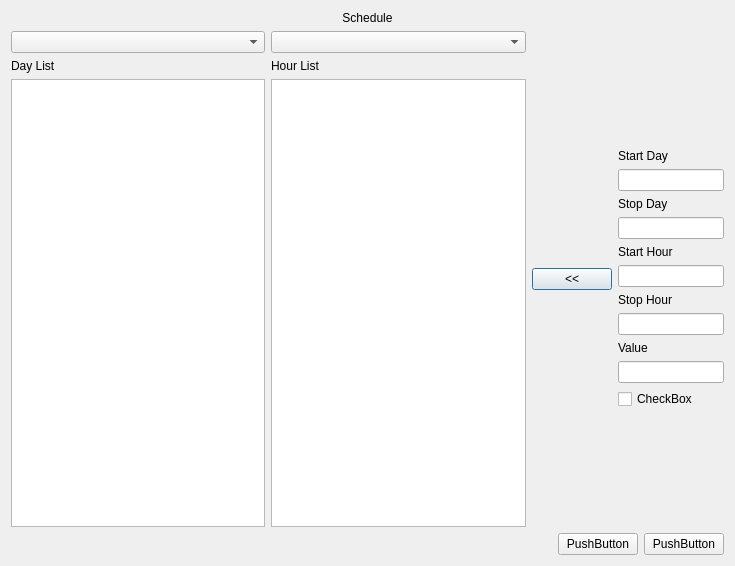
<?xml version="1.0" encoding="UTF-8"?>
<ui version="4.0">
 <class>ScheduleDialog</class>
 <widget class="QDialog" name="ScheduleDialog">
  <property name="geometry">
   <rect>
    <x>0</x>
    <y>0</y>
    <width>735</width>
    <height>566</height>
   </rect>
  </property>
  <property name="windowTitle">
   <string>Dialog</string>
  </property>
  <layout class="QVBoxLayout" name="verticalLayout_4">
   <item>
    <widget class="QLabel" name="label">
     <property name="text">
      <string>Schedule</string>
     </property>
     <property name="alignment">
      <set>Qt::AlignCenter</set>
     </property>
    </widget>
   </item>
   <item>
    <layout class="QHBoxLayout" name="horizontalLayout_2">
     <property name="margin">
      <number>0</number>
     </property>
     <item>
      <layout class="QVBoxLayout" name="verticalLayout">
       <item>
        <widget class="QComboBox" name="comboBox"/>
       </item>
       <item>
        <widget class="QLabel" name="label_5">
         <property name="text">
          <string>Day List</string>
         </property>
        </widget>
       </item>
       <item>
        <widget class="QListView" name="listView"/>
       </item>
      </layout>
     </item>
     <item>
      <layout class="QVBoxLayout" name="verticalLayout_2">
       <item>
        <widget class="QComboBox" name="comboBox_2"/>
       </item>
       <item>
        <widget class="QLabel" name="label_6">
         <property name="text">
          <string>Hour List</string>
         </property>
        </widget>
       </item>
       <item>
        <widget class="QListView" name="listView_2"/>
       </item>
      </layout>
     </item>
     <item>
      <widget class="QPushButton" name="pushButton">
       <property name="text">
        <string>&lt;&lt;</string>
       </property>
      </widget>
     </item>
     <item>
      <layout class="QVBoxLayout" name="verticalLayout_3">
       <item>
        <spacer name="verticalSpacer_2">
         <property name="orientation">
          <enum>Qt::Vertical</enum>
         </property>
         <property name="sizeHint" stdset="0">
          <size>
           <width>20</width>
           <height>40</height>
          </size>
         </property>
        </spacer>
       </item>
       <item>
        <widget class="QLabel" name="label_2">
         <property name="text">
          <string>Start Day</string>
         </property>
        </widget>
       </item>
       <item>
        <widget class="QLineEdit" name="lineEdit"/>
       </item>
       <item>
        <widget class="QLabel" name="label_3">
         <property name="text">
          <string>Stop Day</string>
         </property>
        </widget>
       </item>
       <item>
        <widget class="QLineEdit" name="lineEdit_2"/>
       </item>
       <item>
        <widget class="QLabel" name="label_7">
         <property name="text">
          <string>Start Hour</string>
         </property>
        </widget>
       </item>
       <item>
        <widget class="QLineEdit" name="lineEdit_4"/>
       </item>
       <item>
        <widget class="QLabel" name="label_8">
         <property name="text">
          <string>Stop Hour</string>
         </property>
        </widget>
       </item>
       <item>
        <widget class="QLineEdit" name="lineEdit_5"/>
       </item>
       <item>
        <widget class="QLabel" name="label_4">
         <property name="text">
          <string>Value</string>
         </property>
        </widget>
       </item>
       <item>
        <widget class="QLineEdit" name="lineEdit_3"/>
       </item>
       <item>
        <widget class="QCheckBox" name="checkBox">
         <property name="text">
          <string>CheckBox</string>
         </property>
        </widget>
       </item>
       <item>
        <spacer name="verticalSpacer">
         <property name="orientation">
          <enum>Qt::Vertical</enum>
         </property>
         <property name="sizeHint" stdset="0">
          <size>
           <width>20</width>
           <height>40</height>
          </size>
         </property>
        </spacer>
       </item>
      </layout>
     </item>
    </layout>
   </item>
   <item>
    <layout class="QHBoxLayout" name="horizontalLayout">
     <item>
      <spacer name="horizontalSpacer">
       <property name="orientation">
        <enum>Qt::Horizontal</enum>
       </property>
       <property name="sizeHint" stdset="0">
        <size>
         <width>40</width>
         <height>20</height>
        </size>
       </property>
      </spacer>
     </item>
     <item>
      <widget class="QPushButton" name="pushButton_3">
       <property name="text">
        <string>PushButton</string>
       </property>
      </widget>
     </item>
     <item>
      <widget class="QPushButton" name="pushButton_2">
       <property name="text">
        <string>PushButton</string>
       </property>
      </widget>
     </item>
    </layout>
   </item>
  </layout>
 </widget>
 <resources/>
 <connections/>
</ui>
